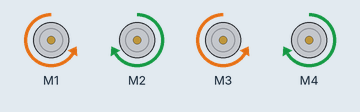
The sketch below on a simulated Arduino Uno, built with avr-gcc and run on an emulated ATmega328P. Shown: 4 × DC motor (green arrow = forward, orange = backward, longer = faster).

Above: at 0.1 s.
Timing chart, 0 to 1.6 s (numbered marks = the images above):
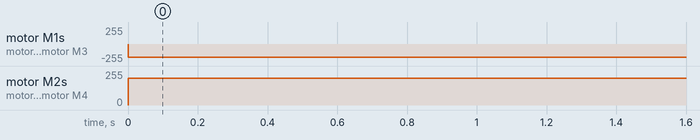

Measured:
- by itself, motor M1, motor M3: stopped → backward 200/255 at 0.00 s
- by itself, motor M2, motor M4: stopped → forward 200/255 at 0.00 s

The sketch:

dronearduino.ino
```cpp
#include <AFMotor.h>

AF_DCMotor motor1(1);
AF_DCMotor motor2(2);
AF_DCMotor motor3(3);
AF_DCMotor motor4(4);

int velocidade1 = 200;

void setup() {
  // put your setup code here, to run once:
}

void loop() {
  // put your main code here, to run repeatedly:
  motor1.setSpeed(velocidade1);
  motor1.run(BACKWARD);
  //delay(5000);

  motor2.setSpeed(velocidade1);
  motor2.run(FORWARD);
  //delay(5000);

  motor3.setSpeed(velocidade1);
  motor3.run(BACKWARD);
  //delay(5000);

  motor4.setSpeed(velocidade1);
  motor4.run(FORWARD);
  //delay(5000);
}
```
